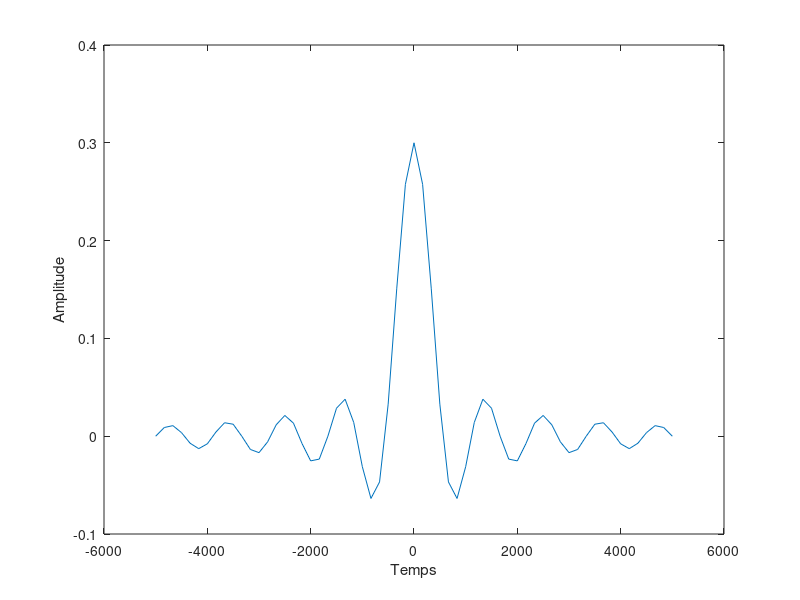
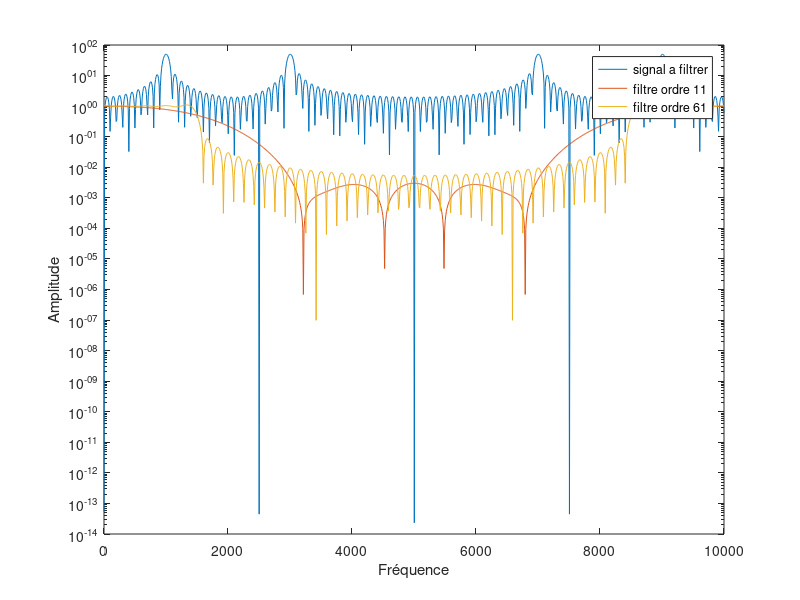

Write MATLAB code to recreate these figures, in order.
Fe=10000;
Te=1/Fe;
N=100;
T=[0:Te:(N-1)*Te];
f1=1000;
f2=3000;
arg1=2*pi*f1;
arg2=2*pi*f2;
X=cos(arg1*T)+cos(arg2*T);

% plot(T,X);
% xlabel("Temps");
% ylabel("Amplitude");

N1=1024;
delta_f=Fe/N1;
F=linspace(0,Fe,N1);
TfX=abs(fft(X,N1));

%constitution du filtre1 (ordre 11)
N2=5;
fc=1500/Fe;
k=[-N2:1:N2];
arg3=2*fc;
a=2*fc*sinc(arg3*k);
p=(0.54+0.46*cos(2*pi*k/(2*N2+1)));
h=a.*p;
signal_filtre=filter(h,1,X);


TfX_h=abs(fft(h,N1));
% semilogy(F,TfX_a);
% xlabel("Fréquence");
% ylabel("Amplitude");





%constitution du filtre2 (ordre 61)
N3=30;
fc=1500/Fe;
k2=[-N3:1:N3];
a1=2*fc*sinc(arg3*k2);
p1=(0.54+0.46*cos(2*pi*k2/(2*N3+1)));
h1=a1.*p1;
signal_filtre_2=filter(h,1,X);

TfX_h1=abs(fft(a1,N1));

figure();
plot(linspace(-Fe/2,Fe/2,61),a1);
xlabel("Temps");
ylabel("Amplitude");
figure();

%tracé des filtres et du signal de départ
semilogy(F,TfX);
xlabel("Fréquence");
ylabel("Amplitude");
hold on;

semilogy(F,TfX_h);
xlabel("Fréquence");
ylabel("Amplitude");

semilogy(F,TfX_h1);
xlabel("Fréquence");
ylabel("Amplitude");

legend('signal a filtrer','filtre ordre 11','filtre ordre 61');


%tracé des courbes filtrés et du signal de départ
% semilogy(F,TfX);
% xlabel("Fréquence");
% ylabel("Amplitude");
% hold on;
% 
% TfX_filtre=abs(fft(signal_filtree,N1));
% semilogy(F,TfX_filtre);
% xlabel("Fréquence");
% ylabel("Amplitude");
% legend('filtrage ordre 11');
% 
% TfX_filtre_2=abs(fft(signal_filtree_2,N1));
% semilogy(F,TfX_filtre_2);
% xlabel("Fréquence");
% ylabel("Amplitude");
% legend('signal a filtrer','filtrage ordre 11','filtrage ordre 61');





